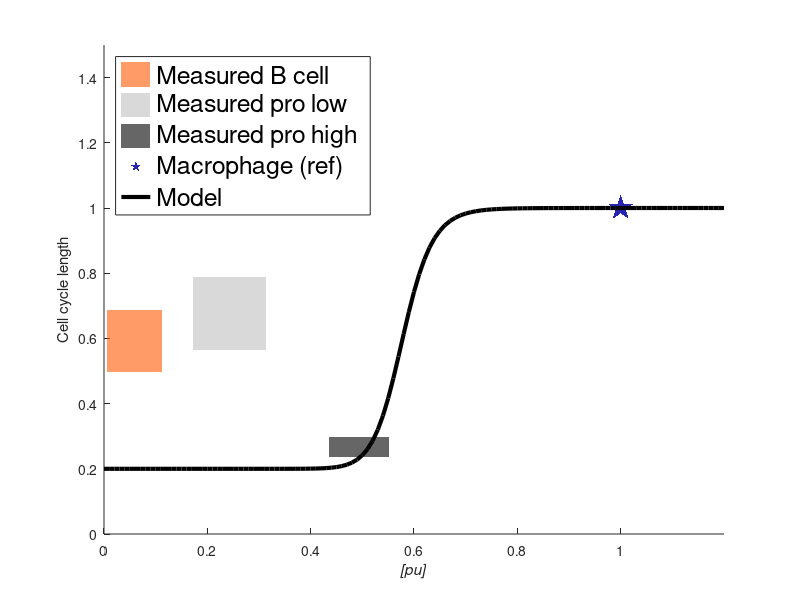

The MATLAB source for this figure: (Note: this script raises an error after producing the figure.)
% plot the kueh paper proposed phenemological growth rate, converted to cell cycle length, and then
% plot the bar graph of cell cycle, and point
% out the contradiction?
clear
clc
close all
% close all
fs = 25; % overall fontsize
fs_small = 18; % legend fontsize
fa = 0.6;
lw = 3; % linewidth
ms = 13; % markersize
mk = 's'; % marker
patch_bcell_color = '#FF5800';
patch_prolow_color = '#BFBFBF';
patch_prohigh_color = 'k';
mac_color = '#2626B2';

%% plot kueh model "cell division" rate and convert to cell cycle length
pu1_totest_range_nondim = 0:0.01:1.2;
pu1_totest_range = 1:1:40000;
celldiv_rate_func = @(Cmin,Cmax,Kc,N,x) Cmin + (Cmax-Cmin)*Kc^N/(Kc^N+x^N);
Cmin = 0.02;
Cmax = 0.1;
Kc = 20000;
N = 20;
% D = 0.02;
p_ss = 37500;
norm_Kc = Kc/37500;

% there are two ways to compute this!
% rate at any dimensionless pu1 over rate at 1
cell_cycle_range_v1 = zeros(size(pu1_totest_range_nondim));
for n = 1:length(pu1_totest_range_nondim)
    cell_cycle_range_v1(n) = log(2)/celldiv_rate_func(Cmin,Cmax,norm_Kc,N,pu1_totest_range_nondim(n))/... 
    (log(2)/(celldiv_rate_func(Cmin,Cmax,norm_Kc,N,1)));
end

% rate at regular pu1 over rate at steady state
cell_cycle_range_v2 = zeros(size(pu1_totest_range));
for n = 1:length(pu1_totest_range)
    cell_cycle_range_v2(n) = log(2)/celldiv_rate_func(Cmin,Cmax,Kc,N,pu1_totest_range(n))/...
        (log(2)/(celldiv_rate_func(Cmin,Cmax,Kc,N,p_ss)));
end

%% Range of [PU1] concentration and cell cycle length as patch
load('error_prop_0216.mat');

pu1_bcell_conc_range = conc_ratio_all(1,[1,3]); % skip the median of ratio
pu1_ProLow_conc_range = conc_ratio_all(2,[1,3]);
pu1_ProHigh_conc_range = conc_ratio_all(3,[1,3]);

cellcycle_real_Bcell = cellcycle_length_ratio_all(1,[1,3]);
cellcycle_real_ProLow = cellcycle_length_ratio_all(2,[1,3]);
cellcycle_real_ProHigh = cellcycle_length_ratio_all(3,[1,3]);

f1 = [1 2 3 4];

% what if we combine production and [pu1] range?
color_patch_pu1_bcell_overall = [ pu1_bcell_conc_range(1) cellcycle_real_Bcell(1); pu1_bcell_conc_range(2) cellcycle_real_Bcell(1); pu1_bcell_conc_range(2) cellcycle_real_Bcell(2); pu1_bcell_conc_range(1) cellcycle_real_Bcell(2)]; % vertices of color patch
color_patch_pu1_ProLow_overall = [ pu1_ProLow_conc_range(1) cellcycle_real_ProLow(1); pu1_ProLow_conc_range(2) cellcycle_real_ProLow(1); pu1_ProLow_conc_range(2) cellcycle_real_ProLow(2); pu1_ProLow_conc_range(1) cellcycle_real_ProLow(2)]; % vertices of color patch
color_patch_pu1_ProHigh_overall = [ pu1_ProHigh_conc_range(1) cellcycle_real_ProHigh(1); pu1_ProHigh_conc_range(2) cellcycle_real_ProHigh(1); pu1_ProHigh_conc_range(2) cellcycle_real_ProHigh(2); pu1_ProHigh_conc_range(1) cellcycle_real_ProHigh(2)]; % vertices of color patch


%% plot experimental cell cycle normalized by macrophage removal rate
% uncertainty in ratio
f = figure('Position',[100 100 800 600]);

patch('Faces',f1,'Vertices',color_patch_pu1_bcell_overall,'FaceColor',patch_bcell_color,'EdgeColor','none','FaceAlpha',fa,'LineWidth',lw)
hold on
patch('Faces',f1,'Vertices',color_patch_pu1_ProLow_overall,'FaceColor',patch_prolow_color,'EdgeColor','none','FaceAlpha',fa,'LineWidth',lw)
hold on
patch('Faces',f1,'Vertices',color_patch_pu1_ProHigh_overall,'FaceColor',patch_prohigh_color,'EdgeColor','none','FaceAlpha',fa,'LineWidth',lw)
hold on
% patch('Faces',f1,'Vertices',color_patch_pu1_mac_overall,'FaceColor','#000080','EdgeColor','none','FaceAlpha',0.75,'LineWidth',3)
hold on

plot(1,1,'LineStyle','none','Marker','pentagram','MarkerFaceColor',mac_color,'MarkerEdgeColor','none','MarkerSize',ms*1.5);

%% plot cell cycle length
axis tight
plot(pu1_totest_range_nondim,cell_cycle_range_v1,'LineWidth',lw,'Color','k','LineStyle','-')
hold on

%% overall
legend('Measured B cell','Measured pro low','Measured pro high','Macrophage (ref)','Model','Location','Northwest','FontSize',fs_small)
xlabel('\it{[pu]}')
ylabel('Cell cycle length')
xlim([0 1.2])
ylim([0 1.5])
ax = gca;
ax.Box = 'on';
set(gca,'FontSize',fs)
exportgraphics(f,'contradicting pu1-dependent cc v3.tif','Resolution',300);
